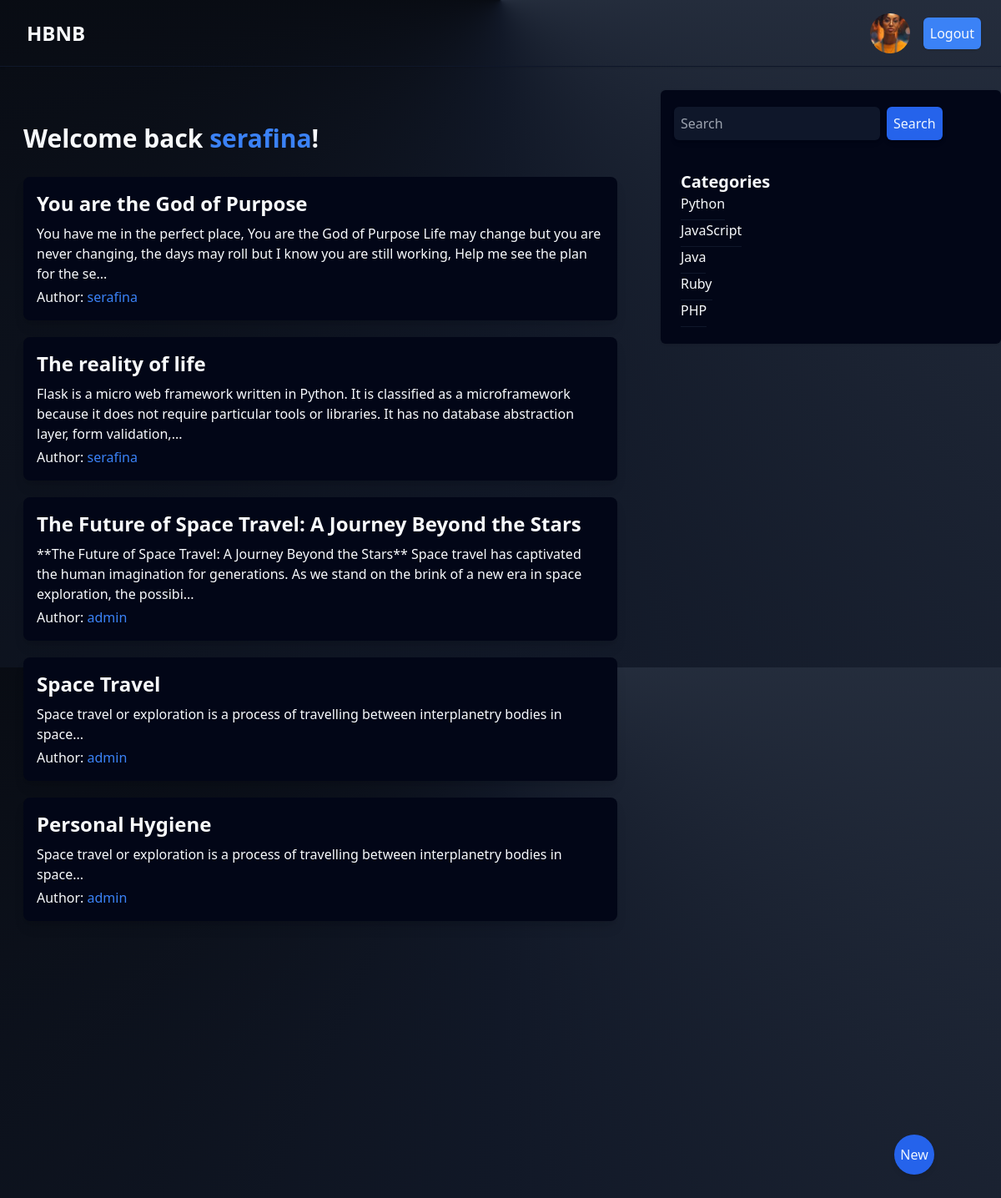
The app's page / (signed in) with its own data.
### posts/models.py (models this page shows, shortened)
class User(db.Model, UserMixin):
    id = db.Column(db.Integer, primary_key=True)
    username = db.Column(db.String(20), unique=True, nullable=False)
    email = db.Column(db.String(120), unique=True, nullable=False)
    password = db.Column(db.String(60), nullable=False)
    picture = db.Column(db.String(20), nullable=False, default='default.jpg')
    posts = db.relationship('Post', backref='author', lazy=True)

class Post(db.Model):
    id = db.Column(db.Integer, primary_key=True)
    title = db.Column(db.String(100), nullable=False)
    date_posted = db.Column(db.DateTime, nullable=False, default=datetime.now())
    content = db.Column(db.Text, nullable=False)
    user_id = db.Column(db.Integer, db.ForeignKey('user.id'), nullable=False)

### posts/routes.py (the view)
@app.route('/')
def home():
    posts = Post.query.all()
    sorted_posts = sorted(posts, key=lambda x: x.date_posted, reverse=True)
    return render_template('home.html', data='Hello HBNB!', posts=sorted_posts)

### posts/routes.py (called while the page is built)
@login_manager.user_loader
def load_user(user_id):
    return User.query.get(int(user_id))

@app.context_processor
def inject_dict_for_all_templates():
    profile_picture = 'static/profile_pics/default.jpg'
    if current_user.is_authenticated:
        profile_picture = url_for('static', filename='profile_pics/' + current_user.picture)
    return dict(profile_picture=profile_picture)

### posts/templates/home.html
{% extends "layout.html" %}
{% block content %}
    <section class="flex justify-center py-6 px-4 rounded-lg flex-col gap-3 min-w-2xl max-w-3xl">
          {% if current_user.is_authenticated %}
               <h1 class="text-3xl text-slate-50 font-bold antialiased my-4">Welcome back <b class="font-semibold text-blue-500">{{ current_user.username }}</b>!</h1>
          {% else %}
               <h1 class="text-3xl text-slate-50 font-bold antialiased my-4">Posts!</h1>
          {% endif %}
          <section class="flex flex-col gap-5 w-full min-h-[88vh]">
               {% for post in posts %}
                    <a href="{{ url_for('post_detail', post_id=post.id) }}" class="bg-slate-950 p-4 rounded-lg shadow-lg hover:opacity-70 hover:transition-all hover:bg-slate-950">
                         <h2 class="text-2xl text-slate-50 font-bold antialiased">{{ post.title }}</h2>
                         <p class="text-slate font-light mt-2">{{ post.content[:200] }}...</p>
                         <p class="text-slate font-light mt-1">Author: <b class="text-blue-500">{{ post.author.username }}</b></p>
                    </a>
               {% endfor %}
          </section>
     </section>
{% endblock %}

### records on screen
User: username "serafina"
Post: title "You are the God of Purpose", content "You have me in the perfect place, You are the God of Purpose Life may change but you are never changing, the days may roll but I know you are still working, Help me see the plan for the se", author.username "serafina"
Post: title "The reality of life", content "Flask is a micro web framework written in Python. It is classified as a microframework because it does not require particular tools or libraries. It has no database abstraction layer, form validation,", author.username "serafina"
Post: title "The Future of Space Travel: A Journey Beyond the Stars", content "**The Future of Space Travel: A Journey Beyond the Stars** Space travel has captivated the human imagination for generations. As we stand on the brink of a new era in space exploration, the possibi", author.username "admin"
Post: title "Space Travel", content "Space travel or exploration is a process of travelling between interplanetry bodies in space", author.username "admin"
Post: title "Personal Hygiene", content "Space travel or exploration is a process of travelling between interplanetry bodies in space", author.username "admin"
